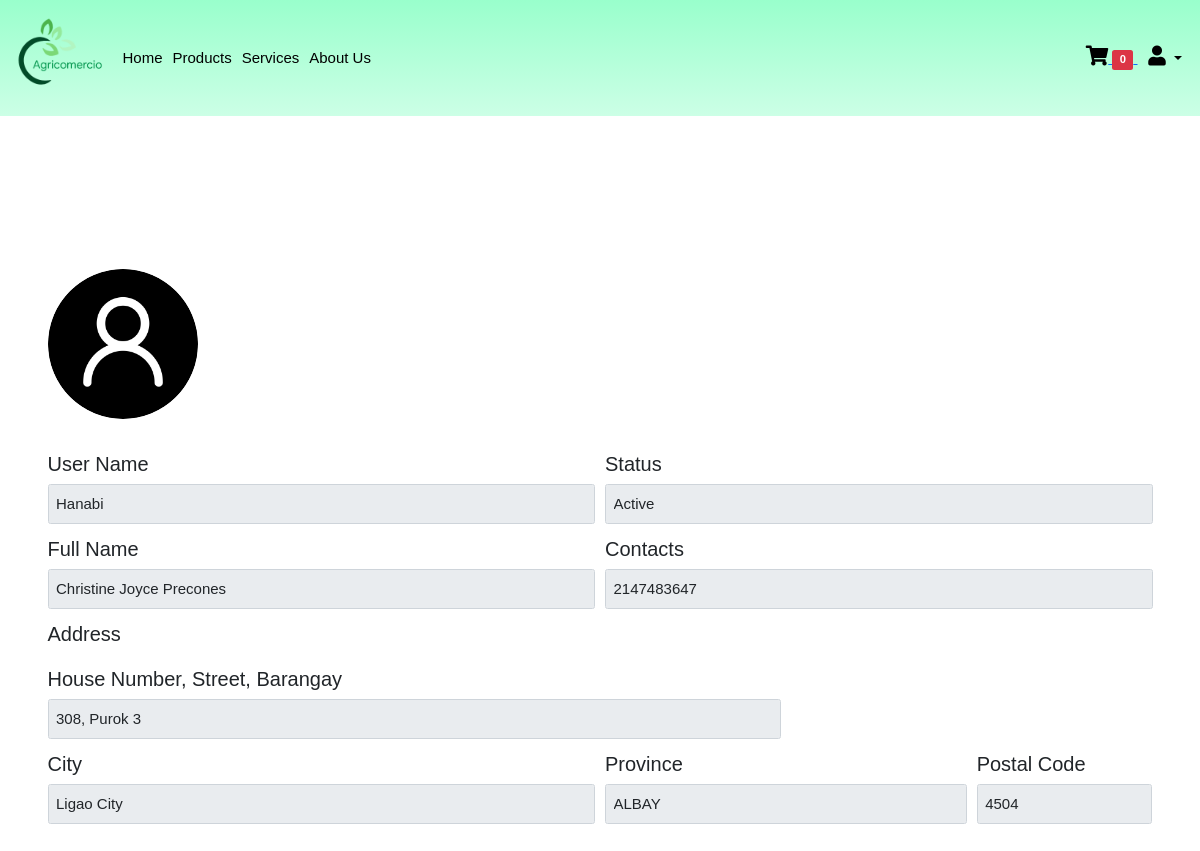
The page /user_profile.php (signed in) on the database its author committed.
### tables this page shows
CREATE TABLE `users` (
  `user_id` int(11) NOT NULL,
  `user_ref_num` varchar(64) NOT NULL,
  `user_type` varchar(11) NOT NULL,
  `user_name` varchar(128) NOT NULL,
  `password` varchar(128) NOT NULL,
  `status` varchar(11) NOT NULL DEFAULT 'Active'
);

CREATE TABLE `user_info` (
  `user_info_id` int(11) NOT NULL,
  `user_fullname` varchar(128) NOT NULL,
  `user_ref_num` varchar(64) NOT NULL,
  `gender` varchar(20) NOT NULL,
  `contact_details` varchar(20) NOT NULL,
  `house_no_street_brgy` varchar(128) NOT NULL,
  `city` varchar(128) NOT NULL,
  `province` varchar(128) NOT NULL,
  `postal_code` int(11) NOT NULL,
  `user_type` varchar(55) NOT NULL
);

### includes/function.inc.php (called while the page is built, shortened)
<?php
function GetUserDetails($conn, $userid ){
    $sql="SELECT * FROM `user_info`
    WHERE  user_ref_num = ?;
    ";
$stmt=mysqli_stmt_init($conn);
        if (!mysqli_stmt_prepare($stmt, $sql)){
        header("location: index.php?error=stmtfailed");
        exit();
    }
        mysqli_stmt_bind_param($stmt, "s" , $userid);
        mysqli_stmt_execute($stmt);
        $resultData = mysqli_stmt_get_result($stmt);
        if($row = mysqli_fetch_assoc($resultData)){
            return $row;
        }
        else{
            $err=  false;
            return $err;
        }
}
function GetUserName($conn, $userid ){
    $sql= "SELECT * FROM `users`
    WHERE  user_ref_num = ?;";
$stmt=mysqli_stmt_init($conn);
        if (!mysqli_stmt_prepare($stmt, $sql)){
        header("location: index.php?error=stmtfailed");
        exit();
    }
        mysqli_stmt_bind_param($stmt, "s" , $userid);
        mysqli_stmt_execute($stmt);
        $resultData = mysqli_stmt_get_result($stmt);
        if($row = mysqli_fetch_assoc($resultData)){
            return $row;
        }
        else{
            $err=  false;
            return $err;
        }
}

### user_profile.php (the view, shortened to what this page needs)
<?php
include_once "includes/db_conn.php";
include_once "includes/function.inc.php";
if(isset($_SESSION['usertype']) && isset($_SESSION['userid']) ){
    $USER_ID = $_SESSION['userid'];
    $user_info = GetUserDetails($conn, $USER_ID );
    $user = GetUserName($conn, $USER_ID );
 ?>
<!DOCTYPE html>
<html lang="en">
<head>
    <link rel="stylesheet" href="css/bootstrap.css">
    <link rel="stylesheet" href="css/style.css">
    <link rel="stylesheet" href="css/fontawesome.css">
    <link rel="stylesheet" href="css/owl.carousel.min.css">
    <link rel="stylesheet" href="css/owl.theme.default.min.css">
    <link rel="stylesheet" href="https://cdnjs.cloudflare.com/ajax/libs/font-awesome/5.15.2/css/all.min.css">
</head>
<body>
<header id="header">
    <nav class="navbar navbar-expand-lg ">
    <div class="container-fluid">
        <a class="navbar-brand" href="index.php">
        <div class="right">
            <img clas ="logo" src="img/logo2.png" alt="" width="100px" height="100px">
            </div>
        </a>
        <div class="collapse navbar-collapse" id="navbarSupportedContent">
        <ul class="navbar-nav me-auto mb-2 mb-lg-0">
            <li class="nav-item">
            <a class="nav-link active" aria-current="page" href="index.php">Home</a>
            </li>
            <li class="nav-item">
            <a class="nav-link" href="product.php">Products</a>
            </li>
            <li class="nav-item">
            <a class="nav-link" href="services.php">Services</a>
            </li>
            <li class="nav-item">
            <a class="nav-link" href="About.php">About Us</a>
            </li>
        </ul>
        <div class="dropdown">
            <a href="cart.php"><div class="fas fa-shopping-cart"></div>
                <?php
                            $sql_cart_count = "SELECT COUNT(*) cartcount FROM `cart` WHERE status = 'P' AND user_id = ?;";
                            $stmt=mysqli_stmt_init($conn);
                        if (!mysqli_stmt_prepare($stmt, $sql_cart_count)){
                            header("location: index.php?error=stmtfailed");
                            exit();
                        }
                            mysqli_stmt_bind_param($stmt, "s" ,$_SESSION['userid']);
                            mysqli_stmt_execute($stmt);
                            $resultData = mysqli_stmt_get_result($stmt);
                            if($row = mysqli_fetch_assoc($resultData)){ ?>
                                <span class="badge bg-danger"><?php echo $row['cartcount']; ?></span>
                            <?php }
                            ?>
                </a>
                <button class="dropdown-toggle" type="button" id="dropdownMenu2" data-bs-toggle="dropdown" aria-expanded="false">
                <div class="fas fa-user"></div>
                </button>
            </div>
        </div>
        </div>
    </nav>
</header>
<section id = "profile">
<div class="container">
<div class="card-body">
  <div>
    <br>
    <br>
    <img width="150px" src="img/user.png" class="rounded-circle" alt="img">
    <br>
    <br/>
  </div>
  <form action="includes/updateprofile.php"  method  = "post" class="row g-3">
  <div class="col-md-6">
    <label for="user_name" class="form-label">User Name</label>
    <input type="text" class="form-control" id="user_name" value = "<?php echo $user['user_name']; ?>" disabled>
  </div>
  <div class="col-md-6">
    <label for="user_name" class="form-label">Status</label>
    <input type="text" class="form-control" id="user_name" value = "<?php echo $user['status']; ?>" disabled>
  </div>
  <div class="col-md-6">
    <label for="user_fullname" class="form-label">Full Name</label>
    <input type="text" class="form-control" id="user_fullname" value = "<?php echo $user_info['user_fullname']; ?>"disabled>
  </div>
  <div class="col-md-6">
    <label for="user_name" class="form-label">Contacts</label>
    <input type="text" class="form-control" id="user_name" value = "<?php echo $user_info['contact_details']; ?>" disabled>
  </div>
  <label for="house_no_street_brgy" class="form-label">Address</label>
  <div class="col-8">
  <label for="house_no_street_brgy" class="form-label">House Number, Street, Barangay</label>
    <input type="text" class="form-control" id="house_no_street_brgy" placeholder="House No. Street Barangay." value = "<?php  echo $user_info['house_no_street_brgy']; ?>"disabled>
  </div>
  <div class="col-6">
    <label for="city" class="form-label">City</label>
    <input type="text" class="form-control" id="city" placeholder="City" value = "<?php echo $user_info['city']; ?>"disabled>
  </div>
  <div class="col-md-4">
    <label for="province" class="form-label">Province</label>
    <input type="text" class="form-control" id="province" placeholder="Province"  value = "<?php echo $user_info['province']; ?>"disabled>
  </div>
  <div class="col-md-2">
    <label for="postal_code" class="form-label">Postal Code</label>
    <input type="text" class="form-control" id="postal_code" value = "<?php echo $user_info['postal_code']; ?>" disabled>
  </div>
  </div>
</div>
</section>
</body>
</html>
<?php
}
?>

### css/style.css (style rules this page uses)
* { margin: 0; box-sizing: border-box; transition: all .1s linear; font-family: 'Exo 2', sans-serif ; }
html { font-size: 62.5%; scroll-behavior: smooth; }
body { overflow-x: hidden; }
#header { font-size: 1.5rem; font-weight: lighter; background-image:linear-gradient(#99ffcc,#ccffe6) ; }
.fa-user { font-size: 2rem; cursor: pointer; color: #000000; }
.fa-shopping-cart { font-size: 2rem; cursor: pointer; color: #000000; }
nav li a { color:black; }
#profile { width: 100vw; height: 100vh; position: relative; display: flex; justify-content: center; align-items: center; font-size: 2rem; }
#profile form .form-control { height: 4rem; font-size: 1.5rem; }
.dropdown #dropdownMenu2 { background: none; border: none; outline: none; color: black; width: 5.5rem; text-decoration: none; }

### rows shown on the page
users: user_name "Hanabi", status "Active"
user_info: user_fullname "Christine Joyce Precones", contact_details "2147483647", house_no_street_brgy "308, Purok 3", city "Ligao City", province "ALBAY", postal_code "4504"

### other values the page prints
$row['cartcount'] "0"
